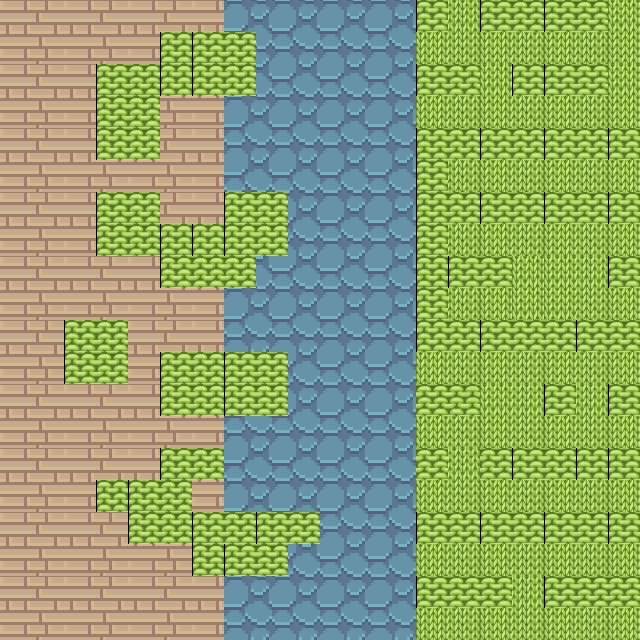

This is a level from a 2D game, rendered from its Tiled map with the project's own tilesets. A one-line summary and the complete map file follow:
An orthogonal 20x20 tile map with 32x32 px tiles, 1 tile layer (Tile Layer 1), 2 tilesets.

<map version="1.10" tiledversion="1.12.2" orientation="orthogonal" renderorder="right-down" width="20" height="20" tilewidth="32" tileheight="32" infinite="0" nextlayerid="2" nextobjectid="1">
 <tileset firstgid="1" source="roads1.tsx" />
 <tileset firstgid="2073" source="green2.tsx" />
 <layer id="1" name="Tile Layer 1" width="20" height="20">
  <data encoding="csv">
1211,1212,1211,1212,1211,1212,1211,251,252,253,251,252,253,2093,2091,2093,2094,2093,2094,2090,
1267,1268,1267,1268,1267,2093,2093,2094,308,309,307,308,309,2106,2107,2106,2107,2106,2107,2106,
1211,1212,1211,2093,2094,2093,2093,2094,364,365,363,364,365,2093,2094,2090,2093,2093,2094,2090,
1267,1268,1267,2093,2094,1268,1267,251,252,253,251,252,253,2106,2107,2106,2107,2106,2107,2106,
1211,1212,1211,2093,2094,1212,1211,307,308,309,307,308,309,2093,2094,2093,2094,2093,2094,2093,
1267,1268,1267,1268,1267,1268,1267,363,364,365,363,364,365,2093,2107,2106,2107,2106,2107,2106,
1211,1212,1211,2093,2094,1212,1211,2093,2094,253,251,252,253,2093,2094,2093,2094,2093,2094,2093,
1267,1268,1267,2093,2094,2093,2093,2093,2094,309,307,308,309,2093,2107,2106,2107,2106,2107,2106,
1211,1212,1211,1212,1211,2093,2094,2094,364,365,363,364,365,2093,2093,2094,2090,2090,2091,2093,
1267,1268,1267,1268,1267,1268,1267,251,252,253,251,252,253,2093,2107,2106,2090,2090,2107,2106,
1211,1212,2093,2094,1211,1212,1211,307,308,309,307,308,309,2093,2094,2093,2094,2094,2093,2094,
1267,1268,2093,2094,1267,2093,2094,2093,2094,365,363,364,365,2106,2107,2106,2107,2106,2107,2106,
1211,1212,1211,1212,1211,2093,2094,2093,2094,253,251,252,253,2094,2095,2090,2091,2093,2091,2093,
1267,1268,1267,1268,1267,1268,1267,307,308,309,307,308,309,2106,2107,2106,2107,2106,2107,2106,
1211,1212,1211,1212,1211,2093,2094,363,364,365,363,364,365,2094,2091,2094,2093,2094,2093,2093,
1267,1268,1267,2093,2093,2094,1267,251,252,253,251,252,253,2106,2107,2106,2107,2106,2107,2106,
1211,1212,1211,1212,2093,2094,2093,2094,2093,2094,307,308,309,2093,2094,2093,2094,2093,2094,2093,
1267,1268,1267,1268,1267,1268,2093,2093,2094,365,363,364,365,2106,2107,2106,2107,2106,2107,2106,
1211,1212,1211,1212,1211,1212,1211,251,252,253,251,252,253,2093,2094,2094,2091,2093,2094,2094,
1267,1268,1267,1268,1267,1268,1267,307,308,309,307,308,309,2106,2107,2106,2107,2106,2107,2106
</data>
 </layer>
</map>
